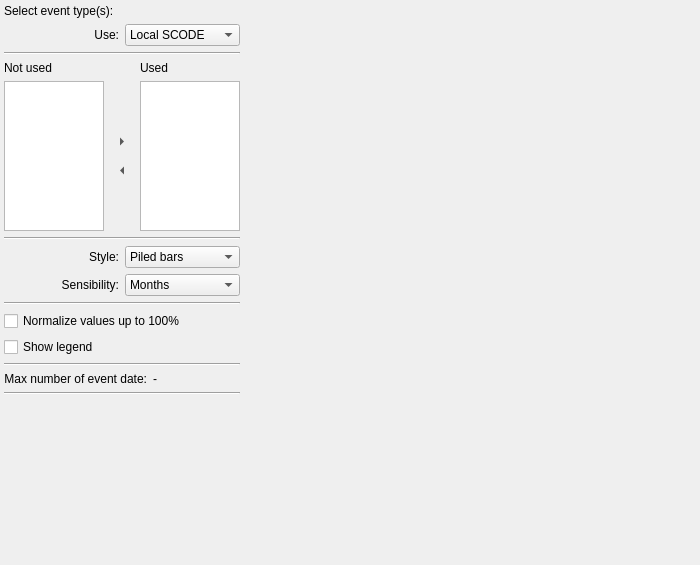
<?xml version="1.0" encoding="UTF-8"?>
<ui version="4.0">
 <class>EventTypeVarianceWidget</class>
 <widget class="QWidget" name="EventTypeVarianceWidget">
  <property name="geometry">
   <rect>
    <x>0</x>
    <y>0</y>
    <width>700</width>
    <height>565</height>
   </rect>
  </property>
  <property name="windowTitle">
   <string>EventTypeVarianceWidget</string>
  </property>
  <layout class="QGridLayout" name="gridLayout_4">
   <property name="margin">
    <number>4</number>
   </property>
   <item row="0" column="0">
    <widget class="QWidget" name="widget" native="true">
     <property name="sizePolicy">
      <sizepolicy hsizetype="Fixed" vsizetype="Expanding">
       <horstretch>0</horstretch>
       <verstretch>0</verstretch>
      </sizepolicy>
     </property>
     <layout class="QGridLayout" name="gridLayout_6">
      <property name="margin">
       <number>0</number>
      </property>
      <item row="7" column="0">
       <layout class="QHBoxLayout" name="horizontalLayout_3">
        <item>
         <widget class="QLabel" name="label_2">
          <property name="layoutDirection">
           <enum>Qt::LeftToRight</enum>
          </property>
          <property name="text">
           <string>Sensibility:</string>
          </property>
          <property name="alignment">
           <set>Qt::AlignRight|Qt::AlignTrailing|Qt::AlignVCenter</set>
          </property>
         </widget>
        </item>
        <item>
         <widget class="QComboBox" name="comboBox_sensibility">
          <item>
           <property name="text">
            <string>Months</string>
           </property>
          </item>
          <item>
           <property name="text">
            <string>Days</string>
           </property>
          </item>
         </widget>
        </item>
       </layout>
      </item>
      <item row="6" column="0">
       <layout class="QHBoxLayout" name="horizontalLayout_2">
        <item>
         <widget class="QLabel" name="label">
          <property name="sizePolicy">
           <sizepolicy hsizetype="Minimum" vsizetype="Minimum">
            <horstretch>0</horstretch>
            <verstretch>0</verstretch>
           </sizepolicy>
          </property>
          <property name="text">
           <string>Style:</string>
          </property>
          <property name="alignment">
           <set>Qt::AlignRight|Qt::AlignTrailing|Qt::AlignVCenter</set>
          </property>
         </widget>
        </item>
        <item>
         <widget class="QComboBox" name="comboBox_style">
          <item>
           <property name="text">
            <string>Piled bars</string>
           </property>
          </item>
          <item>
           <property name="text">
            <string>Piled curves</string>
           </property>
          </item>
          <item>
           <property name="text">
            <string>Curves</string>
           </property>
          </item>
         </widget>
        </item>
       </layout>
      </item>
      <item row="13" column="0">
       <widget class="Line" name="line">
        <property name="orientation">
         <enum>Qt::Horizontal</enum>
        </property>
       </widget>
      </item>
      <item row="10" column="0">
       <widget class="QCheckBox" name="checkBox_legend">
        <property name="toolTip">
         <string>&lt;html&gt;&lt;head/&gt;&lt;body&gt;&lt;p&gt;Check this box to make graph(s) legend visible&lt;/p&gt;&lt;/body&gt;&lt;/html&gt;</string>
        </property>
        <property name="text">
         <string>Show legend</string>
        </property>
       </widget>
      </item>
      <item row="15" column="0">
       <spacer name="verticalSpacer">
        <property name="orientation">
         <enum>Qt::Vertical</enum>
        </property>
        <property name="sizeHint" stdset="0">
         <size>
          <width>20</width>
          <height>40</height>
         </size>
        </property>
       </spacer>
      </item>
      <item row="2" column="0">
       <widget class="Line" name="line_5">
        <property name="orientation">
         <enum>Qt::Horizontal</enum>
        </property>
       </widget>
      </item>
      <item row="4" column="0">
       <widget class="Line" name="line_3">
        <property name="orientation">
         <enum>Qt::Horizontal</enum>
        </property>
       </widget>
      </item>
      <item row="12" column="0">
       <layout class="QHBoxLayout" name="horizontalLayout_5">
        <item>
         <widget class="QLabel" name="label_3">
          <property name="sizePolicy">
           <sizepolicy hsizetype="Minimum" vsizetype="Preferred">
            <horstretch>0</horstretch>
            <verstretch>0</verstretch>
           </sizepolicy>
          </property>
          <property name="text">
           <string>Max number of event date:</string>
          </property>
          <property name="alignment">
           <set>Qt::AlignRight|Qt::AlignTrailing|Qt::AlignVCenter</set>
          </property>
         </widget>
        </item>
        <item>
         <widget class="QLabel" name="label_mEvent">
          <property name="sizePolicy">
           <sizepolicy hsizetype="Minimum" vsizetype="Preferred">
            <horstretch>0</horstretch>
            <verstretch>0</verstretch>
           </sizepolicy>
          </property>
          <property name="toolTip">
           <string>&lt;html&gt;&lt;head/&gt;&lt;body&gt;&lt;p&gt;Date 'D' when the first maximum peak is reached&lt;/p&gt;&lt;/body&gt;&lt;/html&gt;</string>
          </property>
          <property name="text">
           <string>-</string>
          </property>
         </widget>
        </item>
       </layout>
      </item>
      <item row="11" column="0">
       <widget class="Line" name="line_2">
        <property name="orientation">
         <enum>Qt::Horizontal</enum>
        </property>
       </widget>
      </item>
      <item row="0" column="0">
       <widget class="QLabel" name="label_9">
        <property name="sizePolicy">
         <sizepolicy hsizetype="Minimum" vsizetype="Preferred">
          <horstretch>0</horstretch>
          <verstretch>0</verstretch>
         </sizepolicy>
        </property>
        <property name="toolTip">
         <string>&lt;html&gt;&lt;head/&gt;&lt;body&gt;&lt;p&gt;Magnitude types are defined in settings&lt;/p&gt;&lt;/body&gt;&lt;/html&gt;</string>
        </property>
        <property name="text">
         <string>Select event type(s):</string>
        </property>
       </widget>
      </item>
      <item row="9" column="0">
       <widget class="QCheckBox" name="checkBox_normalize">
        <property name="text">
         <string>Normalize values up to 100%</string>
        </property>
       </widget>
      </item>
      <item row="3" column="0">
       <widget class="QWidget" name="wid" native="true">
        <property name="sizePolicy">
         <sizepolicy hsizetype="Minimum" vsizetype="Minimum">
          <horstretch>0</horstretch>
          <verstretch>0</verstretch>
         </sizepolicy>
        </property>
        <property name="maximumSize">
         <size>
          <width>16777215</width>
          <height>16777215</height>
         </size>
        </property>
        <layout class="QGridLayout" name="gridLayout_8">
         <property name="margin">
          <number>0</number>
         </property>
         <item row="0" column="0">
          <layout class="QGridLayout" name="gridLayout_7">
           <item row="0" column="0">
            <widget class="QLabel" name="label_6">
             <property name="sizePolicy">
              <sizepolicy hsizetype="Preferred" vsizetype="Preferred">
               <horstretch>0</horstretch>
               <verstretch>0</verstretch>
              </sizepolicy>
             </property>
             <property name="text">
              <string>Not used</string>
             </property>
            </widget>
           </item>
           <item row="0" column="2">
            <widget class="QLabel" name="label_8">
             <property name="sizePolicy">
              <sizepolicy hsizetype="Preferred" vsizetype="Preferred">
               <horstretch>0</horstretch>
               <verstretch>0</verstretch>
              </sizepolicy>
             </property>
             <property name="text">
              <string>Used</string>
             </property>
             <property name="alignment">
              <set>Qt::AlignLeading|Qt::AlignLeft|Qt::AlignVCenter</set>
             </property>
            </widget>
           </item>
           <item row="1" column="0" rowspan="4">
            <widget class="QListWidget" name="listWidgetAvailable">
             <property name="sizePolicy">
              <sizepolicy hsizetype="Minimum" vsizetype="Minimum">
               <horstretch>0</horstretch>
               <verstretch>0</verstretch>
              </sizepolicy>
             </property>
             <property name="maximumSize">
              <size>
               <width>100</width>
               <height>150</height>
              </size>
             </property>
             <property name="sizeIncrement">
              <size>
               <width>0</width>
               <height>0</height>
              </size>
             </property>
             <property name="toolTip">
              <string>&lt;html&gt;&lt;head/&gt;&lt;body&gt;&lt;p&gt;Magnitude types not to use when plotting graph(s)&lt;/p&gt;&lt;/body&gt;&lt;/html&gt;</string>
             </property>
             <property name="frameShadow">
              <enum>QFrame::Plain</enum>
             </property>
            </widget>
           </item>
           <item row="1" column="2" rowspan="4">
            <widget class="QListWidget" name="listWidgetSelected">
             <property name="sizePolicy">
              <sizepolicy hsizetype="Minimum" vsizetype="Minimum">
               <horstretch>0</horstretch>
               <verstretch>0</verstretch>
              </sizepolicy>
             </property>
             <property name="maximumSize">
              <size>
               <width>100</width>
               <height>150</height>
              </size>
             </property>
             <property name="sizeIncrement">
              <size>
               <width>0</width>
               <height>0</height>
              </size>
             </property>
             <property name="toolTip">
              <string>&lt;html&gt;&lt;head/&gt;&lt;body&gt;&lt;p&gt;Magnitude types to use when plotting graph(s)&lt;/p&gt;&lt;/body&gt;&lt;/html&gt;</string>
             </property>
             <property name="frameShadow">
              <enum>QFrame::Plain</enum>
             </property>
            </widget>
           </item>
           <item row="3" column="1">
            <widget class="QToolButton" name="toolButtonRemoveType">
             <property name="maximumSize">
              <size>
               <width>30</width>
               <height>16777215</height>
              </size>
             </property>
             <property name="toolTip">
              <string>&lt;html&gt;&lt;head/&gt;&lt;body&gt;&lt;p&gt;Click here to add selected 'used' magnitude to 'not used' colmun&lt;/p&gt;&lt;/body&gt;&lt;/html&gt;</string>
             </property>
             <property name="text">
              <string/>
             </property>
             <property name="autoRaise">
              <bool>true</bool>
             </property>
             <property name="arrowType">
              <enum>Qt::LeftArrow</enum>
             </property>
            </widget>
           </item>
           <item row="2" column="1">
            <widget class="QToolButton" name="toolButtonAddType">
             <property name="maximumSize">
              <size>
               <width>30</width>
               <height>16777215</height>
              </size>
             </property>
             <property name="toolTip">
              <string>&lt;html&gt;&lt;head/&gt;&lt;body&gt;&lt;p&gt;Click here to add selected 'not used' magnitude to 'used' colmun&lt;/p&gt;&lt;/body&gt;&lt;/html&gt;</string>
             </property>
             <property name="text">
              <string/>
             </property>
             <property name="autoRaise">
              <bool>true</bool>
             </property>
             <property name="arrowType">
              <enum>Qt::RightArrow</enum>
             </property>
            </widget>
           </item>
          </layout>
         </item>
        </layout>
       </widget>
      </item>
      <item row="8" column="0">
       <widget class="Line" name="line_4">
        <property name="orientation">
         <enum>Qt::Horizontal</enum>
        </property>
       </widget>
      </item>
      <item row="1" column="0">
       <layout class="QHBoxLayout" name="horizontalLayout_7">
        <item>
         <widget class="QLabel" name="label_4">
          <property name="sizePolicy">
           <sizepolicy hsizetype="Minimum" vsizetype="Minimum">
            <horstretch>0</horstretch>
            <verstretch>0</verstretch>
           </sizepolicy>
          </property>
          <property name="text">
           <string>Use:</string>
          </property>
          <property name="alignment">
           <set>Qt::AlignRight|Qt::AlignTrailing|Qt::AlignVCenter</set>
          </property>
         </widget>
        </item>
        <item>
         <widget class="QComboBox" name="comboBox_method">
          <item>
           <property name="text">
            <string>Local SCODE</string>
           </property>
          </item>
          <item>
           <property name="text">
            <string>QuakeML Type</string>
           </property>
          </item>
         </widget>
        </item>
       </layout>
      </item>
      <item row="14" column="0">
       <widget class="QFrame" name="frameToolBox">
        <property name="minimumSize">
         <size>
          <width>0</width>
          <height>65</height>
         </size>
        </property>
        <property name="frameShape">
         <enum>QFrame::NoFrame</enum>
        </property>
        <property name="frameShadow">
         <enum>QFrame::Raised</enum>
        </property>
       </widget>
      </item>
     </layout>
     <zorder>line_2</zorder>
     <zorder>label_9</zorder>
     <zorder>checkBox_legend</zorder>
     <zorder>line_4</zorder>
     <zorder>line_3</zorder>
     <zorder>line</zorder>
     <zorder>wid</zorder>
     <zorder>checkBox_normalize</zorder>
     <zorder>line_5</zorder>
     <zorder>frameToolBox</zorder>
    </widget>
   </item>
   <item row="0" column="1">
    <widget class="QFrame" name="framePlot">
     <property name="sizePolicy">
      <sizepolicy hsizetype="Expanding" vsizetype="Expanding">
       <horstretch>0</horstretch>
       <verstretch>0</verstretch>
      </sizepolicy>
     </property>
    </widget>
   </item>
  </layout>
 </widget>
 <layoutdefault spacing="6" margin="11"/>
 <resources/>
 <connections/>
</ui>
